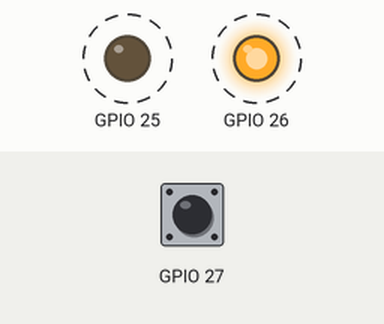
The sketch below on a simulated ESP32. Shown: output pins drawn as LEDs (lit = HIGH). Dashed ring = blinking. Inputs (shaded band) come from the test bench; at power-on: GPIO 27 HIGH. What the sketch prints to the serial monitor is not drawn.

Above: at 1.2 s.
1.3 s: GPIO 27 pulled LOW for 0.35 s
4.6 s: GPIO 27 pulled LOW for 0.35 s
Timing chart, 0 to 13.6 s (numbered marks = the images above; inputs shaded):
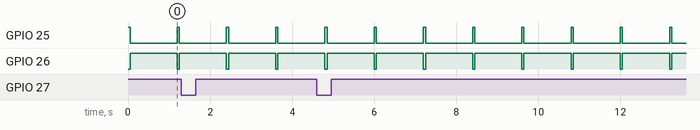

The sketch:

2026-10-23_1139_gpio_loopback.ino
```cpp
void setup() {
  Serial.begin(9600);
}

void loop() {
  pinMode(25, OUTPUT); pinMode(26, OUTPUT);
  pinMode(27, INPUT_PULLDOWN);
  digitalWrite(25, HIGH); digitalWrite(26, LOW); delay(50);
  int a = digitalRead(27);
  digitalWrite(25, LOW); digitalWrite(26, HIGH); delay(50);
  int b = digitalRead(27);
  pinMode(25, INPUT); pinMode(26, INPUT);
  pinMode(27, INPUT_PULLDOWN); delay(50);
  int c = digitalRead(27);
  pinMode(27, INPUT_PULLUP); delay(50);
  int d = digitalRead(27);
  Serial.printf("a=%d b=%d c=%d d=%d\n", a, b, c, d);
  delay(1000);
}
```

Measured:
- by itself, GPIO 25: alternates HIGH for 0.05 s and LOW for 1.2 s
- by itself, GPIO 26: alternates HIGH for 1.2 s and LOW for 0.05 s
